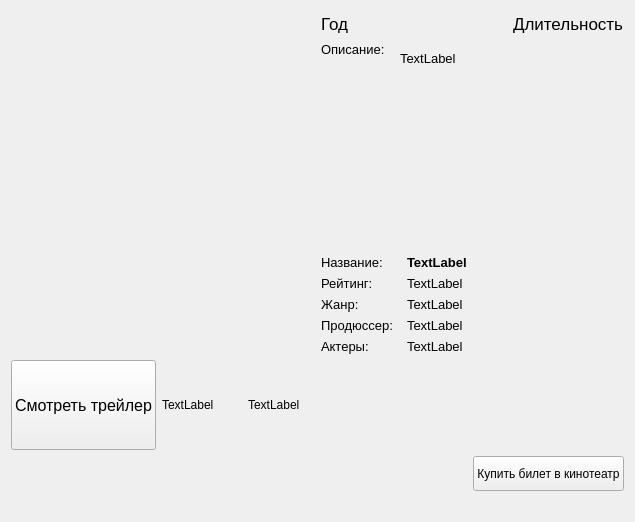
<?xml version="1.0" encoding="UTF-8"?>
<ui version="4.0">
 <class>Form</class>
 <widget class="QWidget" name="Form">
  <property name="geometry">
   <rect>
    <x>0</x>
    <y>0</y>
    <width>635</width>
    <height>522</height>
   </rect>
  </property>
  <property name="windowTitle">
   <string>Form</string>
  </property>
  <property name="windowIcon">
   <iconset>
    <normaloff>../system_image/log2.bmp</normaloff>../system_image/log2.bmp</iconset>
  </property>
  <layout class="QGridLayout" name="gridLayout">
   <item row="0" column="0">
    <layout class="QVBoxLayout" name="verticalLayout_4">
     <item>
      <layout class="QHBoxLayout" name="horizontalLayout_9">
       <item>
        <widget class="QLabel" name="img">
         <property name="enabled">
          <bool>true</bool>
         </property>
         <property name="sizePolicy">
          <sizepolicy hsizetype="Expanding" vsizetype="Preferred">
           <horstretch>0</horstretch>
           <verstretch>0</verstretch>
          </sizepolicy>
         </property>
         <property name="text">
          <string/>
         </property>
         <property name="scaledContents">
          <bool>false</bool>
         </property>
         <property name="alignment">
          <set>Qt::AlignCenter</set>
         </property>
        </widget>
       </item>
       <item>
        <layout class="QVBoxLayout" name="verticalLayout_3">
         <item>
          <layout class="QVBoxLayout" name="verticalLayout">
           <item>
            <layout class="QHBoxLayout" name="horizontalLayout">
             <item>
              <widget class="QLabel" name="year">
               <property name="sizePolicy">
                <sizepolicy hsizetype="Preferred" vsizetype="Minimum">
                 <horstretch>0</horstretch>
                 <verstretch>0</verstretch>
                </sizepolicy>
               </property>
               <property name="minimumSize">
                <size>
                 <width>0</width>
                 <height>25</height>
                </size>
               </property>
               <property name="font">
                <font>
                 <pointsize>13</pointsize>
                </font>
               </property>
               <property name="text">
                <string>Год</string>
               </property>
              </widget>
             </item>
             <item>
              <spacer name="horizontalSpacer">
               <property name="orientation">
                <enum>Qt::Horizontal</enum>
               </property>
               <property name="sizeHint" stdset="0">
                <size>
                 <width>40</width>
                 <height>0</height>
                </size>
               </property>
              </spacer>
             </item>
             <item>
              <widget class="QLabel" name="duration">
               <property name="sizePolicy">
                <sizepolicy hsizetype="Maximum" vsizetype="Minimum">
                 <horstretch>0</horstretch>
                 <verstretch>0</verstretch>
                </sizepolicy>
               </property>
               <property name="font">
                <font>
                 <pointsize>13</pointsize>
                </font>
               </property>
               <property name="text">
                <string>Длительность</string>
               </property>
              </widget>
             </item>
            </layout>
           </item>
           <item>
            <layout class="QHBoxLayout" name="horizontalLayout_8">
             <property name="sizeConstraint">
              <enum>QLayout::SetFixedSize</enum>
             </property>
             <item>
              <widget class="QLabel" name="label_6">
               <property name="sizePolicy">
                <sizepolicy hsizetype="Maximum" vsizetype="Expanding">
                 <horstretch>0</horstretch>
                 <verstretch>0</verstretch>
                </sizepolicy>
               </property>
               <property name="font">
                <font>
                 <pointsize>10</pointsize>
                </font>
               </property>
               <property name="text">
                <string>Описание:</string>
               </property>
               <property name="alignment">
                <set>Qt::AlignLeading|Qt::AlignLeft|Qt::AlignTop</set>
               </property>
               <property name="wordWrap">
                <bool>true</bool>
               </property>
              </widget>
             </item>
             <item>
              <widget class="QScrollArea" name="scrollArea">
               <property name="sizePolicy">
                <sizepolicy hsizetype="Expanding" vsizetype="Ignored">
                 <horstretch>0</horstretch>
                 <verstretch>0</verstretch>
                </sizepolicy>
               </property>
               <property name="frameShape">
                <enum>QFrame::NoFrame</enum>
               </property>
               <property name="widgetResizable">
                <bool>true</bool>
               </property>
               <widget class="QWidget" name="scrollAreaWidgetContents">
                <property name="geometry">
                 <rect>
                  <x>0</x>
                  <y>0</y>
                  <width>229</width>
                  <height>179</height>
                 </rect>
                </property>
                <layout class="QHBoxLayout" name="horizontalLayout_11">
                 <item>
                  <widget class="QLabel" name="description_2">
                   <property name="sizePolicy">
                    <sizepolicy hsizetype="Ignored" vsizetype="Expanding">
                     <horstretch>0</horstretch>
                     <verstretch>0</verstretch>
                    </sizepolicy>
                   </property>
                   <property name="font">
                    <font>
                     <pointsize>10</pointsize>
                    </font>
                   </property>
                   <property name="contextMenuPolicy">
                    <enum>Qt::DefaultContextMenu</enum>
                   </property>
                   <property name="frameShadow">
                    <enum>QFrame::Plain</enum>
                   </property>
                   <property name="text">
                    <string>TextLabel</string>
                   </property>
                   <property name="scaledContents">
                    <bool>false</bool>
                   </property>
                   <property name="alignment">
                    <set>Qt::AlignLeading|Qt::AlignLeft|Qt::AlignTop</set>
                   </property>
                   <property name="wordWrap">
                    <bool>true</bool>
                   </property>
                  </widget>
                 </item>
                </layout>
               </widget>
              </widget>
             </item>
            </layout>
           </item>
          </layout>
         </item>
         <item>
          <layout class="QVBoxLayout" name="verticalLayout_2">
           <item>
            <layout class="QHBoxLayout" name="horizontalLayout_3">
             <item>
              <widget class="QLabel" name="label">
               <property name="sizePolicy">
                <sizepolicy hsizetype="Fixed" vsizetype="Preferred">
                 <horstretch>0</horstretch>
                 <verstretch>0</verstretch>
                </sizepolicy>
               </property>
               <property name="minimumSize">
                <size>
                 <width>80</width>
                 <height>0</height>
                </size>
               </property>
               <property name="font">
                <font>
                 <pointsize>10</pointsize>
                </font>
               </property>
               <property name="text">
                <string>Название:</string>
               </property>
              </widget>
             </item>
             <item>
              <widget class="QLabel" name="title_2">
               <property name="font">
                <font>
                 <pointsize>10</pointsize>
                 <weight>75</weight>
                 <bold>true</bold>
                </font>
               </property>
               <property name="text">
                <string>TextLabel</string>
               </property>
              </widget>
             </item>
            </layout>
           </item>
           <item>
            <layout class="QHBoxLayout" name="horizontalLayout_4">
             <item>
              <widget class="QLabel" name="label_2">
               <property name="sizePolicy">
                <sizepolicy hsizetype="Fixed" vsizetype="Preferred">
                 <horstretch>0</horstretch>
                 <verstretch>0</verstretch>
                </sizepolicy>
               </property>
               <property name="minimumSize">
                <size>
                 <width>80</width>
                 <height>0</height>
                </size>
               </property>
               <property name="font">
                <font>
                 <pointsize>10</pointsize>
                </font>
               </property>
               <property name="text">
                <string>Рейтинг:</string>
               </property>
              </widget>
             </item>
             <item>
              <widget class="QLabel" name="rating_2">
               <property name="font">
                <font>
                 <pointsize>10</pointsize>
                 <weight>50</weight>
                 <bold>false</bold>
                </font>
               </property>
               <property name="text">
                <string>TextLabel</string>
               </property>
              </widget>
             </item>
            </layout>
           </item>
           <item>
            <layout class="QHBoxLayout" name="horizontalLayout_5">
             <item>
              <widget class="QLabel" name="label_3">
               <property name="sizePolicy">
                <sizepolicy hsizetype="Fixed" vsizetype="Preferred">
                 <horstretch>0</horstretch>
                 <verstretch>0</verstretch>
                </sizepolicy>
               </property>
               <property name="minimumSize">
                <size>
                 <width>80</width>
                 <height>0</height>
                </size>
               </property>
               <property name="font">
                <font>
                 <pointsize>10</pointsize>
                </font>
               </property>
               <property name="text">
                <string>Жанр:</string>
               </property>
              </widget>
             </item>
             <item>
              <widget class="QLabel" name="genre_2">
               <property name="font">
                <font>
                 <pointsize>10</pointsize>
                </font>
               </property>
               <property name="text">
                <string>TextLabel</string>
               </property>
              </widget>
             </item>
            </layout>
           </item>
           <item>
            <layout class="QHBoxLayout" name="horizontalLayout_6">
             <item>
              <widget class="QLabel" name="label_4">
               <property name="sizePolicy">
                <sizepolicy hsizetype="Fixed" vsizetype="Preferred">
                 <horstretch>0</horstretch>
                 <verstretch>0</verstretch>
                </sizepolicy>
               </property>
               <property name="minimumSize">
                <size>
                 <width>80</width>
                 <height>0</height>
                </size>
               </property>
               <property name="font">
                <font>
                 <pointsize>10</pointsize>
                </font>
               </property>
               <property name="text">
                <string>Продюссер:</string>
               </property>
              </widget>
             </item>
             <item>
              <widget class="QLabel" name="producer_2">
               <property name="font">
                <font>
                 <pointsize>10</pointsize>
                </font>
               </property>
               <property name="text">
                <string>TextLabel</string>
               </property>
              </widget>
             </item>
            </layout>
           </item>
           <item>
            <layout class="QHBoxLayout" name="horizontalLayout_7">
             <item>
              <widget class="QLabel" name="label_5">
               <property name="sizePolicy">
                <sizepolicy hsizetype="Fixed" vsizetype="Preferred">
                 <horstretch>0</horstretch>
                 <verstretch>0</verstretch>
                </sizepolicy>
               </property>
               <property name="minimumSize">
                <size>
                 <width>80</width>
                 <height>0</height>
                </size>
               </property>
               <property name="font">
                <font>
                 <pointsize>10</pointsize>
                </font>
               </property>
               <property name="text">
                <string>Актеры:</string>
               </property>
              </widget>
             </item>
             <item>
              <widget class="QLabel" name="actors_2">
               <property name="font">
                <font>
                 <pointsize>10</pointsize>
                </font>
               </property>
               <property name="text">
                <string>TextLabel</string>
               </property>
               <property name="wordWrap">
                <bool>true</bool>
               </property>
              </widget>
             </item>
            </layout>
           </item>
          </layout>
         </item>
        </layout>
       </item>
      </layout>
     </item>
     <item>
      <layout class="QHBoxLayout" name="horizontalLayout_2">
       <item>
        <widget class="QPushButton" name="playBtn">
         <property name="sizePolicy">
          <sizepolicy hsizetype="Fixed" vsizetype="Fixed">
           <horstretch>0</horstretch>
           <verstretch>0</verstretch>
          </sizepolicy>
         </property>
         <property name="minimumSize">
          <size>
           <width>110</width>
           <height>90</height>
          </size>
         </property>
         <property name="font">
          <font>
           <pointsize>12</pointsize>
          </font>
         </property>
         <property name="text">
          <string>Смотреть трейлер</string>
         </property>
         <property name="icon">
          <iconset>
           <normaloff>../system_image/play_btn_r.bmp</normaloff>../system_image/play_btn_r.bmp</iconset>
         </property>
         <property name="iconSize">
          <size>
           <width>30</width>
           <height>30</height>
          </size>
         </property>
        </widget>
       </item>
       <item>
        <widget class="QLabel" name="poster">
         <property name="minimumSize">
          <size>
           <width>80</width>
           <height>0</height>
          </size>
         </property>
         <property name="text">
          <string>TextLabel</string>
         </property>
         <property name="openExternalLinks">
          <bool>false</bool>
         </property>
         <property name="textInteractionFlags">
          <set>Qt::LinksAccessibleByMouse</set>
         </property>
        </widget>
       </item>
       <item>
        <widget class="QLabel" name="poster_2">
         <property name="minimumSize">
          <size>
           <width>80</width>
           <height>0</height>
          </size>
         </property>
         <property name="text">
          <string>TextLabel</string>
         </property>
         <property name="openExternalLinks">
          <bool>false</bool>
         </property>
         <property name="textInteractionFlags">
          <set>Qt::LinksAccessibleByMouse</set>
         </property>
        </widget>
       </item>
       <item>
        <spacer name="horizontalSpacer_3">
         <property name="orientation">
          <enum>Qt::Horizontal</enum>
         </property>
         <property name="sizeHint" stdset="0">
          <size>
           <width>40</width>
           <height>20</height>
          </size>
         </property>
        </spacer>
       </item>
      </layout>
     </item>
     <item>
      <layout class="QHBoxLayout" name="horizontalLayout_10">
       <item>
        <spacer name="horizontalSpacer_2">
         <property name="orientation">
          <enum>Qt::Horizontal</enum>
         </property>
         <property name="sizeHint" stdset="0">
          <size>
           <width>40</width>
           <height>20</height>
          </size>
         </property>
        </spacer>
       </item>
       <item>
        <widget class="QPushButton" name="buy_ticket_btn">
         <property name="minimumSize">
          <size>
           <width>0</width>
           <height>35</height>
          </size>
         </property>
         <property name="text">
          <string>Купить билет в кинотеатр</string>
         </property>
        </widget>
       </item>
      </layout>
     </item>
     <item>
      <widget class="QLabel" name="statusBar">
       <property name="text">
        <string/>
       </property>
      </widget>
     </item>
    </layout>
   </item>
  </layout>
 </widget>
 <resources/>
 <connections/>
</ui>
